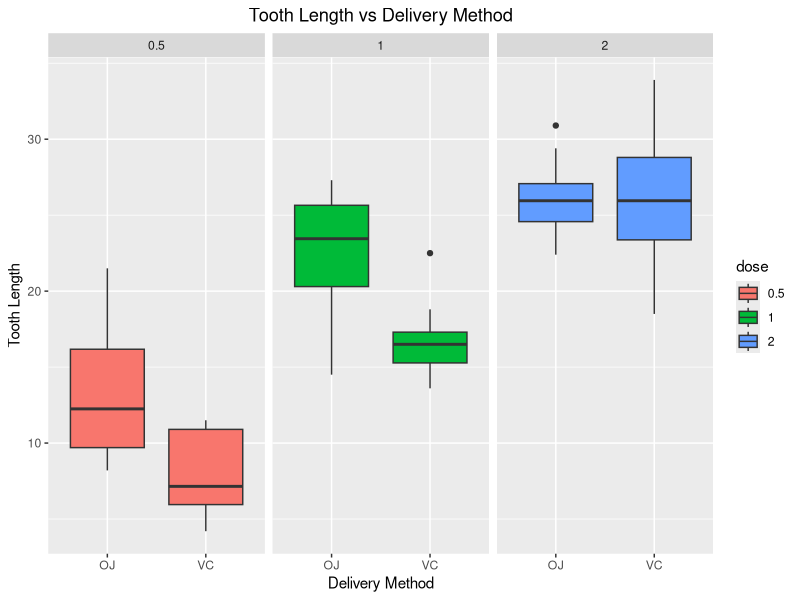
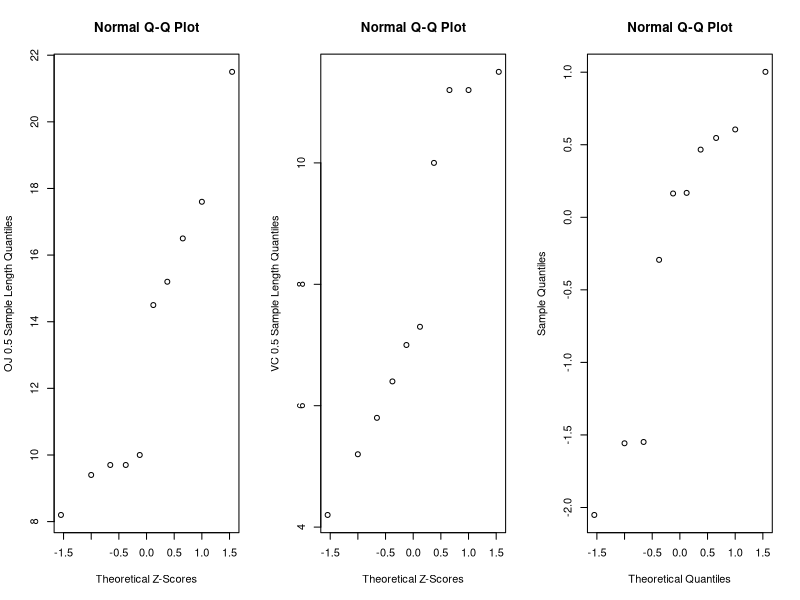

Generate these figures, in order, with R:
## ---- chunk 1
install.packages('dplyr', repos = 'https://cran.r-project.org/')
library(dplyr)
install.packages('ggplot2', repos = 'https://cran.r-project.org/')
library(ggplot2)
## ---- chunk 2
data('ToothGrowth') # load data set (built into R)

# group outcomes by dose and compare delivery method
ToothGrowth$dose <- as.factor(ToothGrowth$dose) # convert dose to factor
g3 <- ggplot(ToothGrowth, aes(x = supp, y = len, fill = dose))
treatment_boxplots <- g3 + geom_boxplot() + facet_wrap(vars(dose)) +
                  xlab('Delivery Method') +
                  ylab('Tooth Length') +
                  ggtitle('Tooth Length vs Delivery Method') +
                  theme(plot.title = element_text(hjust = 0.5))
## ---- chunk 3
treatment_boxplots # tooth length vs delivery method box plots
## ---- chunk 4
ToothGrowth$dose <- as.factor(ToothGrowth$dose) # convert dose to factor
group_stats <- ToothGrowth %>% 
               group_by(dose,supp) %>% 
               summarise(median = median(len), mean = mean(len), sd = sd(len))
## ---- chunk 5
group_stats
## ---- chunk 6
# t-test on dose level 0.5 mg/day

OJ_0.5 <- ToothGrowth %>% filter(supp == 'OJ' & dose == 0.5) # OJ @ 0.5 mg dose
VC_0.5 <- ToothGrowth %>% filter(supp == 'VC' & dose == 0.5) # VC @ 0.5 mg dose
t_test_0.5 <- t.test(OJ_0.5$len,VC_0.5$len, alternative = 'two.sided') # t-test
###################

set.seed(5) # set seed for reproducibility of permutation tests

#test_diff function computes difference in group means for a given set of labels
test_diff <- function(resp,group){ 
                mean(resp[group == 'OJ']) - mean(resp[group =='VC'])}
###################

# permutation test on dose level 1 mg/day

dose_1 <- ToothGrowth %>% filter(dose == 1) # select 1 mg dose data
observed_diff_1 <- 
        test_diff(dose_1$len, 
                  dose_1$supp) # observed diff in group means from dose 1 data
permutation_diffs_1 <- # difference in group means for permuted delivery labels
            sapply(1:10000, function(i) test_diff(dose_1$len, 
                                                  sample(dose_1$supp)))
# p-value is computed below using proportion of differences whose absolute value
# exceeds the observed difference. Use absolute value since test is two sided.
p_val_dose_1 <- mean(abs(permutation_diffs_1) > abs(observed_diff_1))

###################

# permutation test on dose level 2 mg/day
dose_2 <- ToothGrowth %>% filter(dose == 2) # 2 mg dose data
observed_diff_2 <- 
        test_diff(dose_2$len, 
                  dose_2$supp) # observed diff in group means from dose 2 data
permutation_diffs_2 <- # difference in group means for permuted delivery labels
            sapply(1:10000, function(i) test_diff(dose_2$len, 
                                                  sample(dose_2$supp)))
p_val_dose_2 <- mean(abs(permutation_diffs_2) > abs(observed_diff_2))

# adjusted p-values due to multiple hypothesis tests
adj_p_vals <- p.adjust(c(t_test_0.5$p.value,
                         p_val_dose_1,p_val_dose_2), 
                         method = 'bonferroni') 
## ---- chunk 7
par(mfrow = c(1,3))
qqnorm(OJ_0.5$len, xlab = 'Theoretical Z-Scores',  
       ylab = 'OJ 0.5 Sample Length Quantiles')
qqnorm(VC_0.5$len, xlab = 'Theoretical Z-Scores', 
       ylab = 'VC 0.5 Sample Length Quantiles')
qqnorm(rnorm(10))
